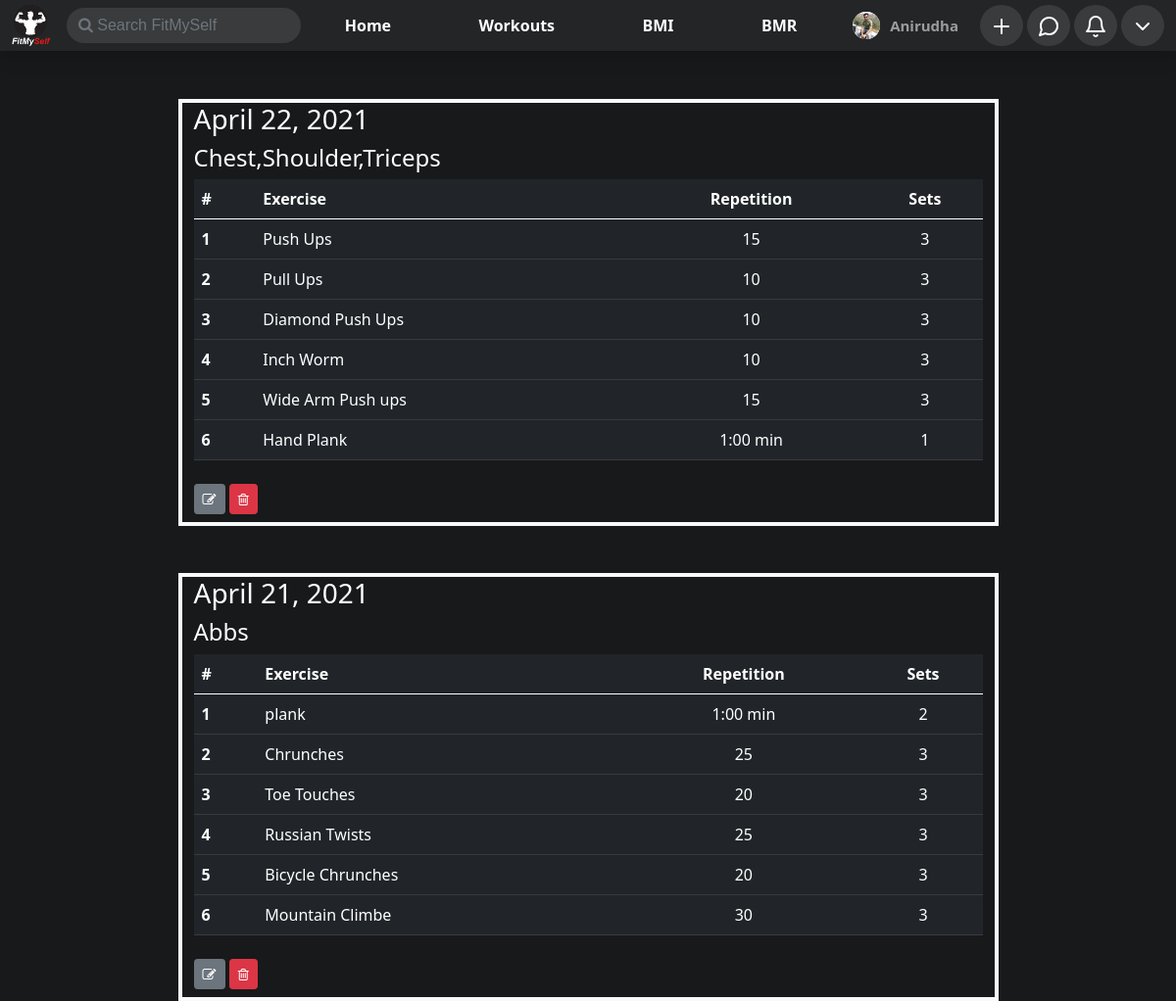
Before: /workout/?page=3 (signed in) with the older database file.
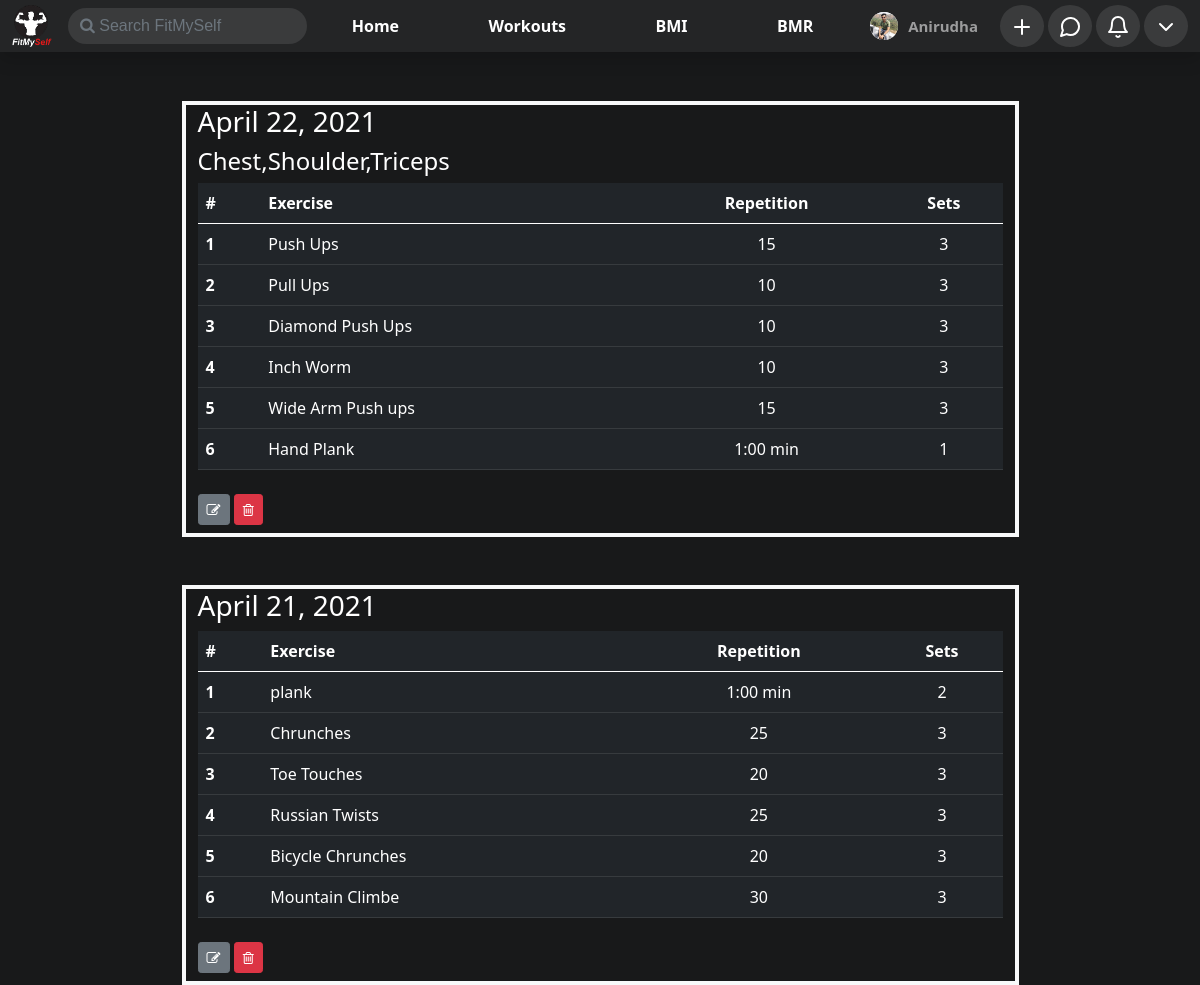
After: the same page with the newer database file.
### workout/models.py (models this page shows, shortened)
class Workout(models.Model):
    user = models.ForeignKey(User,on_delete=models.CASCADE,null=True,blank=True)
    date = models.DateField(default=timezone.now)
    parts = models.CharField(max_length=50,null=True)
    slug = models.CharField(max_length=50,null=True,blank=True)

### workout/views.py (the view)
# urls.py: path('workout/',include('workout.urls')),
def workout(request):
    if not request.user.is_authenticated:
        return redirect('/')
    page = request.GET.get('page',1)
    exercises = []
    workout_list = Workout.objects.filter(user = request.user).order_by("-date")
    paginator = Paginator(workout_list,2)
    try:
        workouts = paginator.page(page)
    except PageNotAnInteger:
        workouts = paginator.page(1)
    except EmptyPage:
        workouts = paginator.page(paginator.num_pages)
    for workout in workout_list:
        exercises.append(Exercise.objects.filter(workout=workout))
    params = {
        'workouts' : workouts,
        'exercises' : exercises,
    }
    return render(request,'workout/workout.html',params)

### calculator/context_processor.py (called while the page is built)
def userBmi(request):
    if request.user.is_authenticated:
        try:
            bmi = Bmi.objects.get(user = request.user)
            params = {
                "bmi" : bmi
            }
        except Bmi.DoesNotExist:
            params = {}
    else:
        params = {}
    return params

def userBmr(request):
    if request.user.is_authenticated:
        try:
            bmr = Bmr.objects.get(user = request.user)
            params = {
                "bmr" : bmr
            }
        except Bmr.DoesNotExist:
            params = {}
    else:
        params = {}
    return params

### home/context_processor.py (called while the page is built)
def user_profile(request):
    if request.user.is_authenticated:
        try:
            user = UserExtended.objects.get(user = request.user)
            user_profile = ProfilePictures.objects.filter(user=request.user).order_by("-upload_on").first()
            params = {
                "user" : user,
                "user_profile" : user_profile,
                "media" : settings.MEDIA_URL,
            }
        except ProfilePictures.DoesNotExist:
            params ={}
    else:
        params = {}
    return params

### workout/templates/workout/workout.html (shortened to what this page needs)
{% extends 'base.html' %}
{% load static %}
{% block body %}
<div class="container infinite-container" id="main-div">
    {% for workout in workouts %}
    <div class="workout infinite-item mx-auto mt-5 border container-fluid border-light border-4">
        <h3>{{workout.date}}</h3>
        <h4>{{workout.parts}}</h4>
        <div class="table-responsive">
            <table class="table table-dark">
                <thead>
                    <tr>
                        <th>#</th>
                        <th>Exercise</th>
                        <th class="text-center">Repetition</th>
                        <th class="text-center">Sets</th>
                    </tr>
                </thead>
                <tbody>
                    {% for exercise in exercises %}
                    {% for i in exercise %}
                    {% if i.workout == workout %}
                    <tr>
                        <th>{{forloop.counter}}</th>
                        <td>{{i.name}}</td>
                        <td class="text-center">{{i.repetition}}</td>
                        <td class="text-center">{{i.sets}}</td>
                    </tr>
                    {% endif %}
                    {% endfor %}
                    {% endfor %}
                </tbody>
            </table>
        </div>
        <div class="my-2">
            <a href="/workout/update_workout/{{workout.slug}}" class="btn btn-sm btn-secondary"><i class="fa fa-edit"></i></a>
            <a href="/workout/delete_workout/{{workout.slug}}" class="btn btn-sm btn-danger"><i class="fa fa-trash-o"></i></a>
        </div>
    </div>
    {% endfor %}
</div>
{% endblock body %}

Changed rows visible on the page:
changed Workout "April 21, 2021": parts "Abbs" → (not shown)
